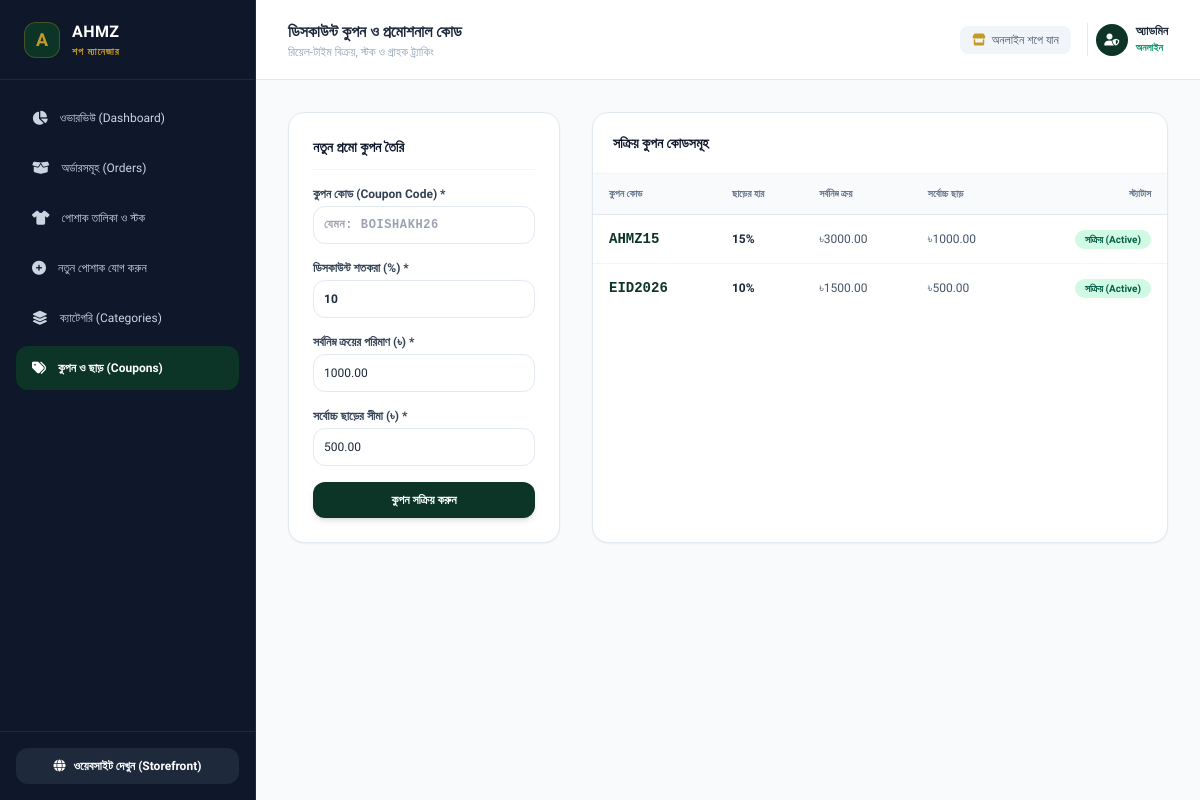
/dashboard/coupons/, run on the app's committed database.
### store/models.py (models this page shows, shortened)
class Coupon(models.Model):
    code = models.CharField(max_length=25, unique=True)
    discount_percent = models.PositiveIntegerField(default=10)
    min_spend = models.DecimalField(max_digits=10, decimal_places=2, default=1000)
    max_discount = models.DecimalField(max_digits=10, decimal_places=2, default=500)
    is_active = models.BooleanField(default=True)
    valid_from = models.DateField(auto_now_add=True)

### dashboard/views.py (the view, shortened to what this page needs)
# urls.py: path('coupons/', views.coupon_management, name='coupon_management'),
def coupon_management(request):
    coupons = Coupon.objects.all().order_by('-id')
    return render(request, 'dashboard/coupons.html', {'coupons': coupons})

### store/cart.py (called while the page is built, shortened)
    def __iter__(self):
        product_ids = [item['product_id'] for item in self.cart.values()]
        products = Product.objects.filter(id__in=product_ids).in_bulk()

    def __len__(self):
        return sum(item['quantity'] for item in self.cart.values())

    def get_subtotal(self):
        return sum(Decimal(item['price']) * item['quantity'] for item in self.cart.values())

    def get_items_list(self):
        return list(self.__iter__())

### store/translations.py (called while the page is built)
def get_translation_dict(lang='bn'):
    current_lang = 'en' if lang == 'en' else 'bn'
    return {key: vals.get(current_lang, vals.get('bn', '')) for key, vals in TRANSLATIONS.items()}

### templates/dashboard/coupons.html (shortened to what this page needs)
{% extends 'dashboard/base_dashboard.html' %}
{% block dashboard_title %}ডিসকাউন্ট কুপন ও প্রমোশনাল কোড{% endblock %}
{% block dashboard_content %}
<div class="grid grid-cols-1 lg:grid-cols-12 gap-8">
    <div class="lg:col-span-4 bg-white p-6 rounded-2xl border border-slate-200 shadow-sm space-y-4">
        <h3 class="font-bold text-sm text-slate-900 pb-3 border-b border-slate-100">নতুন প্রমো কুপন তৈরি</h3>
        <form method="POST" class="space-y-4 text-xs">
            <div>
                <label class="block font-bold text-slate-700 mb-1">কুপন কোড (Coupon Code) *</label>
                <input type="text" name="code" required uppercase placeholder="যেমন: BOISHAKH26"
                       class="w-full p-2.5 rounded-xl border border-slate-200 uppercase font-mono font-bold tracking-wider outline-none focus:border-brand-emerald">
            </div>
            <div>
                <label class="block font-bold text-slate-700 mb-1">ডিসকাউন্ট শতকরা (%) *</label>
                <input type="number" name="discount_percent" min="1" max="90" required value="10"
                       class="w-full p-2.5 rounded-xl border border-slate-200 outline-none focus:border-brand-emerald font-bold">
            </div>
            <div>
                <label class="block font-bold text-slate-700 mb-1">সর্বনিম্ন ক্রয়ের পরিমাণ (৳) *</label>
                <input type="number" name="min_spend" step="0.01" required value="1000.00"
                       class="w-full p-2.5 rounded-xl border border-slate-200 outline-none focus:border-brand-emerald">
            </div>
            <div>
                <label class="block font-bold text-slate-700 mb-1">সর্বোচ্চ ছাড়ের সীমা (৳) *</label>
                <input type="number" name="max_discount" step="0.01" required value="500.00"
                       class="w-full p-2.5 rounded-xl border border-slate-200 outline-none focus:border-brand-emerald">
            </div>
            <button type="submit" class="w-full py-2.5 bg-brand-emerald hover:bg-brand-emerald-dark text-white rounded-xl font-bold transition shadow-md">
                কুপন সক্রিয় করুন
            </button>
        </form>
    </div>
    <div class="lg:col-span-8 bg-white rounded-2xl border border-slate-200 shadow-sm overflow-hidden">
        <div class="p-5 border-b border-slate-100">
            <h3 class="font-bold text-sm text-slate-900">সক্রিয় কুপন কোডসমূহ</h3>
        </div>
        <div class="overflow-x-auto">
            <table class="w-full text-left text-xs">
                <thead>
                    <tr class="bg-slate-50 text-slate-500 font-bold border-b border-slate-200 uppercase text-[10px]">
                        <th class="py-3 px-4">কুপন কোড</th>
                        <th class="py-3 px-4">ছাড়ের হার</th>
                        <th class="py-3 px-4">সর্বনিম্ন ক্রয়</th>
                        <th class="py-3 px-4">সর্বোচ্চ ছাড়</th>
                        <th class="py-3 px-4 text-right">স্ট্যাটাস</th>
                    </tr>
                </thead>
                <tbody class="divide-y divide-slate-100">
                    {% for c in coupons %}
                    <tr class="hover:bg-slate-50 transition">
                        <td class="py-3.5 px-4 font-mono font-bold text-brand-emerald text-sm">
                            {{ c.code }}
                        </td>
                        <td class="py-3.5 px-4 font-bold text-slate-800">{{ c.discount_percent }}%</td>
                        <td class="py-3.5 px-4 text-slate-600">৳{{ c.min_spend }}</td>
                        <td class="py-3.5 px-4 text-slate-600">৳{{ c.max_discount }}</td>
                        <td class="py-3.5 px-4 text-right">
                            <span class="px-2.5 py-1 rounded-full text-[10px] font-bold {% if c.is_active %}bg-emerald-100 text-emerald-800{% else %}bg-slate-100 text-slate-500{% endif %}">
                                {% if c.is_active %}সক্রিয় (Active){% else %}নিষ্ক্রিয়{% endif %}
                            </span>
                        </td>
                    </tr>
                    {% empty %}
                    <tr><td colspan="5" class="p-6 text-center text-slate-400">কোনো কুপন তৈরি করা হয়নি।</td></tr>
                    {% endfor %}
                </tbody>
            </table>
        </div>
    </div>
</div>
{% endblock %}

### templates/dashboard/base_dashboard.html (style rules this page uses)
body { font-family: 'Hind Siliguri', 'Plus Jakarta Sans', sans-serif; background-color: #f8fafc; }

### data on the page
Coupon: code "AHMZ15", discount_percent "15", min_spend "3000.00", max_discount "1000.00", is_active "সক্রিয় (Active)"
Coupon: code "EID2026", discount_percent "10", min_spend "1500.00", max_discount "500.00", is_active "সক্রিয় (Active)"

### other printed values
{{ BRAND_NAME }} "AHMZ"
